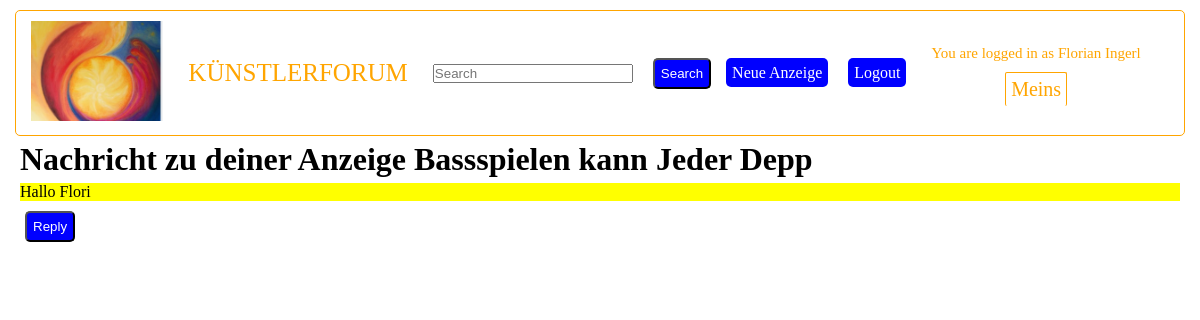
The page /mymessages.php (signed in) on the database its author committed.
### tables this page shows
CREATE TABLE IF NOT EXISTS `users` (
  `email` varchar(50) NOT NULL,
  `firstname` varchar(50) NOT NULL,
  `lastname` varchar(50) NOT NULL,
  `password` varchar(50) NOT NULL,
  PRIMARY KEY (`email`)
);

CREATE TABLE IF NOT EXISTS `adds` (
  `id` int NOT NULL AUTO_INCREMENT,
  `title` varchar(100) NOT NULL,
  `text` varchar(10000) NOT NULL,
  `useremail` varchar(50) NOT NULL,
  PRIMARY KEY (`id`)
);

CREATE TABLE IF NOT EXISTS `messages` (
  `id` int NOT NULL AUTO_INCREMENT,
  `addid` int NOT NULL,
  `fromemail` varchar(50) NOT NULL,
  `toemail` varchar(50) NOT NULL,
  `text` varchar(50) NOT NULL,
  PRIMARY KEY (`id`)
);

### Database.php (called while the page is built, shortened)
<?php
class Database
{
    private $conn;
    public function __construct()
    {
        $servername = "localhost";
        $username = "root2";
        $password = "ABC";
        $databasename = "kuenstlerforum";
        try {
            $this->conn = new PDO("mysql:host=$servername;dbname=$databasename", $username, $password);
            $this->conn->setAttribute(PDO::ATTR_ERRMODE, PDO::ERRMODE_EXCEPTION);
        } catch (PDOException $e) {
            $this->errorMessage = $e->getMessage();
        }
    }
    public function findUserByEMail($email)
    {
        $stmt = $this->conn->prepare("select * from users where email = :email");
        $stmt->bindParam(":email", $email);
        $stmt->execute();
        $stmt->setFetchMode(PDO::FETCH_ASSOC);
        $result = $stmt->fetchAll();
        if (count($result) == 0) {
            return null;
        } else {
            $user = new User();
            $user->email = $email;
            $user->password = $result[0]["password"];
            $user->firstname = $result[0]["firstname"];
            $user->lastname = $result[0]["lastname"];
            return $user;
        }
    }
    public function getAddById($id)
    {
        $stmt =  $this->conn->prepare("select * from adds where id = :id");
        $stmt->bindParam(":id", $id);
        $stmt->execute();
        $stmt->setFetchMode(PDO::FETCH_ASSOC);
        $result = $stmt->fetchAll();
        $add = new Add();
        $add->id = $id;
        $add->title = $result[0]["title"];
        $add->text = $result[0]["text"];
        $add->user = $this->findUserByEMail($result[0]["useremail"]);
        return $add;
    }
    public function getMessagesToOrFromUser($user)
    {
        $stmt =  $this->conn->prepare("select * from messages where toemail = :toemail or fromemail = :fromemail ");
        $stmt->bindParam(":toemail", $user->email );
        $stmt->bindParam(":fromemail", $user->email );
        $stmt->execute();
        $stmt->setFetchMode(PDO::FETCH_ASSOC);
        $result = $stmt->fetchAll();
        $messages = array();
        for ($i = 0; $i < count($result); $i++) {
            $message = new Message();
            $message->id = $result[$i]["id"];
            $message->addId = $result[$i]["addid"];
            $message->fromEmail = $result[$i]["fromemail"];
            $message->toEmail = $result[$i]["toemail"];
            $message->text =$result[$i]["text"];
            $messages[$i] = $message;
        }
        return $messages;
    }
}

### mymessages.php (the view, shortened to what this page needs)
<?php
include "Database.php";
?>
<html>
<head>
</head>
<body>
<?php
    include "header.php";
    $db = new Database();
    $user = $db->findUserByEMail( $_SESSION["loggedUser"]);
    $mymessages = $db->getMessagesToOrFromUser( $user );
    for($i=0; $i < count($mymessages); $i++){
            $m = $mymessages[$i];
            $add = $db->getAddById($m->addId);
        ?>
        <div>
            <h1>Nachricht zu deiner Anzeige <?php echo $add->title; ?> </h1>
            <div style="background-color: yellow; color: black">
                <?php echo $m->text; ?>
            </div>
            <p>
                <button class="mybutton">Reply</button>
            </p>
        </div>
        <?php
    }
?>
</body>
</html>

### header.php (shortened to what this page needs)
<ul id="mynavbar">
<li><a href="index.php"><img src="assets/img/logo.png" height="100px"></img></a></li>
<li><a href="index.php" id="logo">Künstlerforum</a></li>
<li><form action="searchadd.php" method="GET"> <input type="text" id="search" name="search" placeholder="Search" ></input>  </li>
<input type="submit" class="mybutton" value="Search"></input> </form> </li>
<?php if(!isset( $_SESSION["loggedUser"]) ){ ?>
<li><a href="login.php" class="mybutton">Sign in</a></li>
<li><a href="signup.php" class="mybutton">Sign up</a> </li>
<?php } else { ?>
<li><a href="postadd.php" class="mybutton">Neue Anzeige</a></li>
<li><a href="logout.php" class="mybutton">Logout</a></li>
<li> <div style="display:flex; flex-direction: column; align-items: center;"> <div style="color:orange; font-size: 15px;">You are logged in as <?php
$email = $_SESSION["loggedUser"];
$db = new Database();
$user = $db->findUserByEMail($email);
echo $user->firstname . " " . $user->lastname ;
?> </div> <div class="meinsmenu">Meins<ul class="meinssubmenu"><li><a href="mymessages.php">Nachrichten</a> </li><li><a href="myadds.php">Anzeigen</a></li> </ul></div>  </div> </li>
<?php } ?>
</ul>

### header.php (style rules this page uses)
* { margin: 5px; padding: 0px; box-sizing: border-box; }
#search { display:block; width: 200px; }
.mybutton { padding: 6px; border-radius: 5px; background-color: blue; color: white; }
#mynavbar { display: flex; flex-direction: row; border-radius: 5px; border: solid 1px orange; align-items: center; list-style-type: none; }
a { text-decoration: none; }
#logo { text-transform: uppercase; color: orange ; font-size: 25px; }
.meinsmenu { color: orange; font-size: 20px; position: relative; padding: 5px; border-radius: 2px; border: solid 1px orange; border-bottom: none; margin-bottom: 0px; }

### rows shown on the page
users: firstname "Florian", lastname "Ingerl"
adds: title "Bassspielen kann Jeder Depp"
messages: text "Hallo Flori"
